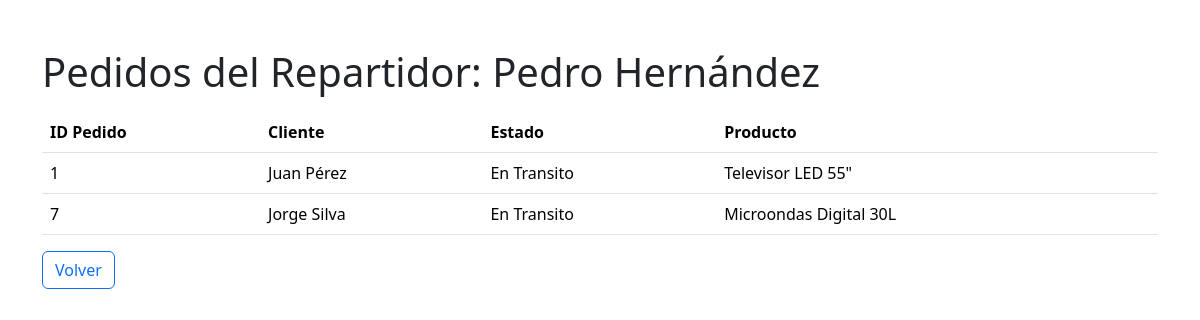
Before: /repartidores/1/pedidos/ with the older database file.
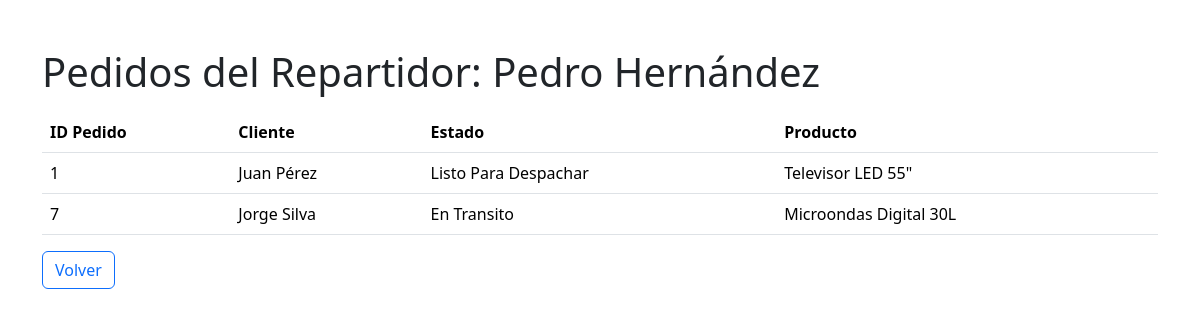
After: the same page with the newer database file.
### app/models.py (models this page shows, shortened)
class Pedido(models.Model):
    nombre_pedido = models.ForeignKey(Cliente, on_delete=models.PROTECT, related_name='pedidos_nombre')
    estado_pedido = models.ForeignKey(Estado, on_delete=models.PROTECT)
    repartidor_pedido = models.ForeignKey(Repartidor, on_delete=models.PROTECT)
    producto_pedido = models.ForeignKey(Producto, on_delete=models.PROTECT,  null=True, blank=True)

class Estado(models.Model):
    estado = models.CharField(max_length=200)

class Cliente(models.Model):
    nombre = models.CharField(max_length=200)
    rut = models.IntegerField()
    direccion = models.TextField()

class Producto(models.Model):
    nombre = models.CharField(max_length=200)
    precio = models.IntegerField()

### app/views.py (the view)
# urls.py: path('repartidores/<int:repartidor_id>/pedidos/', pedidos_repartidor, name='pedidos_repartidor'),
def pedidos_repartidor(request, repartidor_id):
    repartidor = get_object_or_404(Repartidor, id=repartidor_id)
    pedidos = Pedido.objects.filter(repartidor_pedido=repartidor)
    context = {
        'repartidor': repartidor,
        'pedidos': pedidos
    }
    return render(request, 'app/pedidos_repartidor.html', context)

### app/templates/app/pedidos_repartidor.html (shortened to what this page needs)
<!DOCTYPE html>
<html lang="es">
<head>
    <link href="https://cdn.jsdelivr.net/npm/bootstrap@5.3.3/dist/css/bootstrap.min.css" rel="stylesheet">
</head>
<body>
    <div class="container">
        <h1 class="mt-5 mb-3">Pedidos del Repartidor: {{ repartidor.nombre }}</h1>
        <table class="table">
            <thead>
                <tr>
                    <th>ID Pedido</th>
                    <th>Cliente</th>
                    <th>Estado</th>
                    <th>Producto</th>
                </tr>
            </thead>
            <tbody>
                {% for pedido in pedidos %}
                <tr>
                    <td>{{ pedido.id }}</td>
                    <td>{{ pedido.nombre_pedido.nombre }}</td>
                    <td>{{ pedido.estado_pedido.estado }}</td>
                    <td>
                        {% if pedido.producto_pedido %}
                            {{ pedido.producto_pedido.nombre }}
                        {% else %}
                            N/A
                        {% endif %}
                    </td>
                </tr>
                {% endfor %}
            </tbody>
        </table>
        <a href="{% url 'lista_repartidores' %}" class="btn btn-outline-primary">Volver</a>
    </div>
</body>
</html>

Changed rows visible on the page:
changed Pedido "Juan Pérez": estado_pedido.estado "En Transito" → "Listo Para Despachar"
